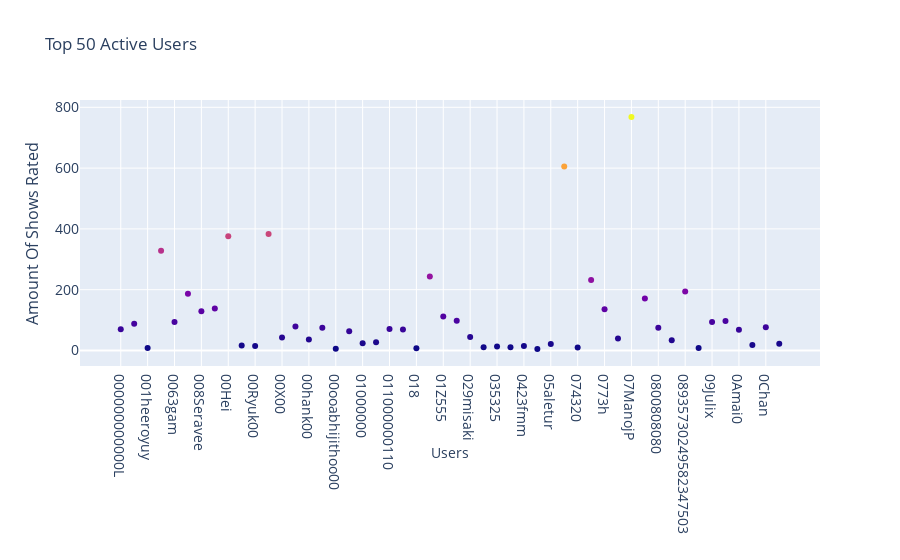

The code cell stored with this chart in its notebook:
### Code cell
fig = go.Figure(data=go.Scatter(x= top_users_activity['user'],
                                y= top_users_activity['user_count'],
                                mode='markers',
                                marker_color= top_users_activity['user_count'],
                                text= top_users_activity['user'])) # hover text goes here

fig.update_layout(title='Users Activity')
fig.update_layout(title_text=f'Top {num_of_users} Active Users',
    xaxis = dict(title = 'Users',tickfont_size= 14),
    yaxis=dict(
        title='Amount Of Shows Rated',
        titlefont_size=16,
        tickfont_size=14,
    ),)
fig.show()

### Figure 1 — Plotly figure (JSON) as saved in the notebook; plotly's stock layout.template omitted (floating-point values rounded to 4 significant figures)
{"data": [{"marker": {"color": [70, 88, 8, 328, 94, 187, 129, 138, 376, 16, 15, 383, 43, 79, 36, 75, 6, 63, 24, 27, 71, 69, 7, 243, 112, 98, 44, 11, 13, 11, 15, 5, 21, 605, 10, 232, 136, 39, 768, 171, 75, 34, 194, 8, 94, 97, 68, 18, 76, 22]}, "mode": "markers", "text": ["000000000000L", "0000Dragonfly0000", "001heeroyuy", "004", "0063gam", "007Hughy", "008Seravee", "00Canti", "00Hei", "00HiZaM", "00Ryuk00", "00Venenum00", "00X00", "00anwi", "00hank00", "00hughel", "00ooabhijithoo00", "00raiser", "01000000", "01010011", "011000000110", "0151Master", "018", "01Lalo", "01Z555", "024", "029misaki", "02Baba", "035325", "03mjung", "0423fmm", "05Kaboom", "05aletur", "069JLU", "074320", "0746", "0773h", "0788", "07ManojP", "07mak", "0800808080", "0800unicornio", "08935730249582347503", "08kellerk", "09Julix", "09lawso", "0Amai0", "0BloodyRose", "0Chan", "0Flow"], "type": "scatter", "x": ["000000000000L", "0000Dragonfly0000", "001heeroyuy", "004", "0063gam", "007Hughy", "008Seravee", "00Canti", "00Hei", "00HiZaM", "00Ryuk00", "00Venenum00", "00X00", "00anwi", "00hank00", "00hughel", "00ooabhijithoo00", "00raiser", "01000000", "01010011", "011000000110", "0151Master", "018", "01Lalo", "01Z555", "024", "029misaki", "02Baba", "035325", "03mjung", "0423fmm", "05Kaboom", "05aletur", "069JLU", "074320", "0746", "0773h", "0788", "07ManojP", "07mak", "0800808080", "0800unicornio", "08935730249582347503", "08kellerk", "09Julix", "09lawso", "0Amai0", "0BloodyRose", "0Chan", "0Flow"], "y": [70, 88, 8, 328, 94, 187, 129, 138, 376, 16, 15, 383, 43, 79, 36, 75, 6, 63, 24, 27, 71, 69, 7, 243, 112, 98, 44, 11, 13, 11, 15, 5, 21, 605, 10, 232, 136, 39, 768, 171, 75, 34, 194, 8, 94, 97, 68, 18, 76, 22]}], "layout": {"title": {"text": "Top 50 Active Users"}, "xaxis": {"tickfont": {"size": 14}, "title": {"text": "Users"}}, "yaxis": {"tickfont": {"size": 14}, "title": {"font": {"size": 16}, "text": "Amount Of Shows Rated"}}}}
